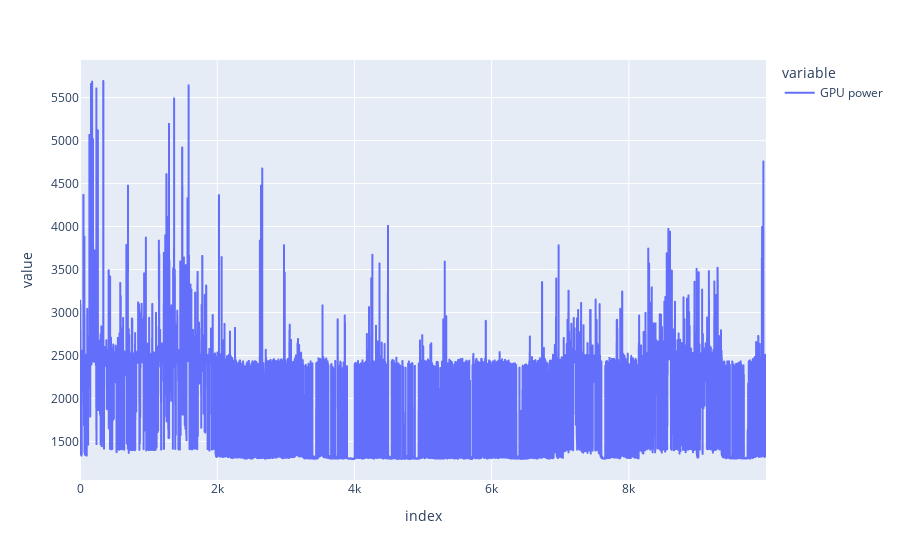

Write notebook code for a chart like this one.
### Code cell
carbondf["GPU power"].head(10000).plot()

### Figure 1 — Plotly figure (JSON) as saved in the notebook; plotly's stock layout.template omitted (floating-point values rounded to 4 significant figures; data arrays with more than 128 entries replaced by an {"elided": "..."} marker saying what was removed)
{"data": [{"hovertemplate": "variable=GPU power<br>index=%{x}<br>value=%{y}<extra></extra>", "legendgroup": "GPU power", "line": {"color": "#636efa", "dash": "solid"}, "marker": {"symbol": "circle"}, "mode": "lines", "name": "GPU power", "showlegend": true, "type": "scattergl", "x": {"elided": "10000 int values"}, "xaxis": "x", "y": {"elided": "10000 float values"}, "yaxis": "y"}], "layout": {"legend": {"title": {"text": "variable"}, "tracegroupgap": 0}, "margin": {"t": 60}, "xaxis": {"anchor": "y", "domain": [0, 1], "title": {"text": "index"}}, "yaxis": {"anchor": "x", "domain": [0, 1], "title": {"text": "value"}}}}
